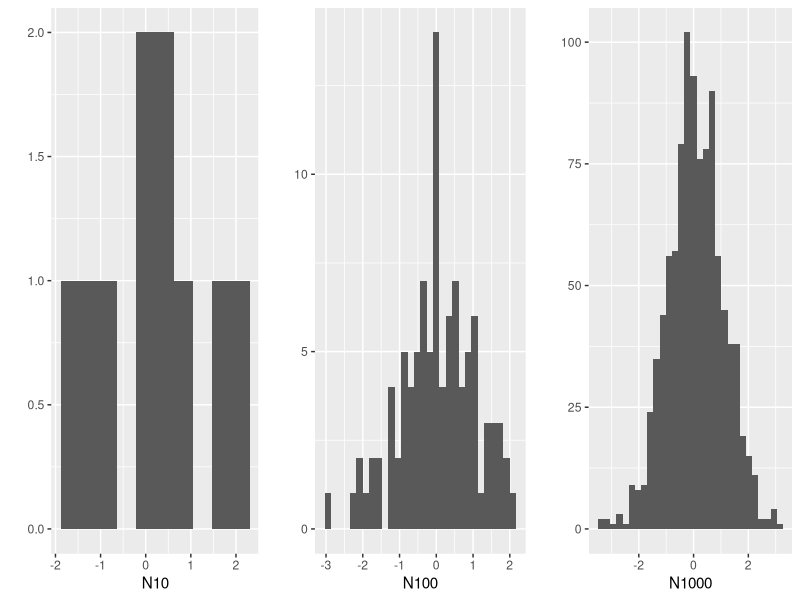
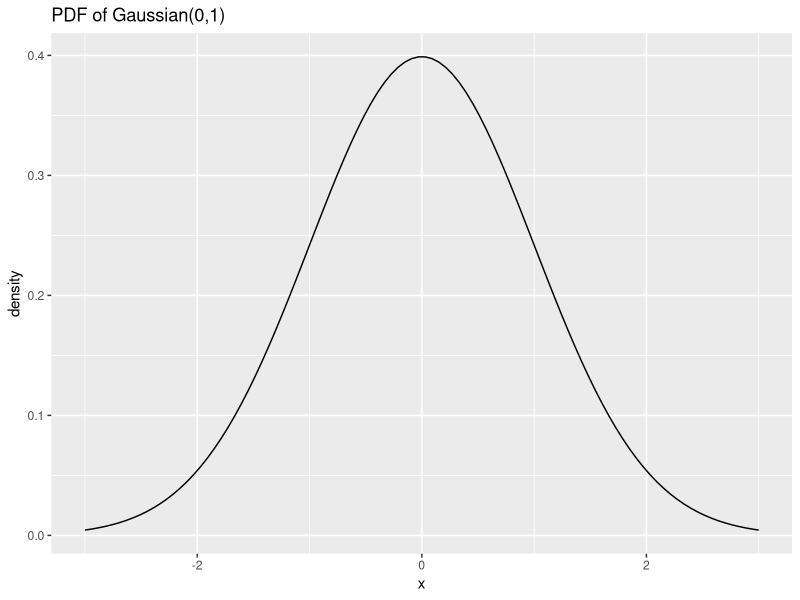
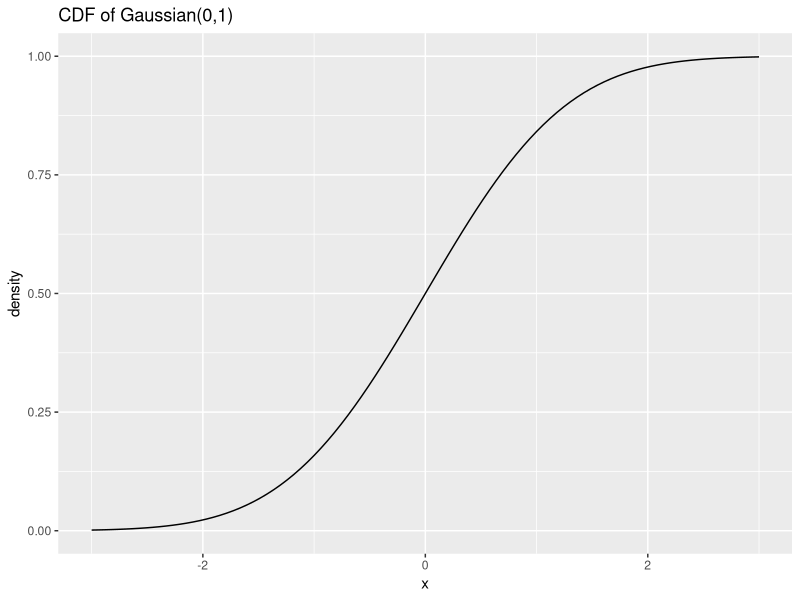
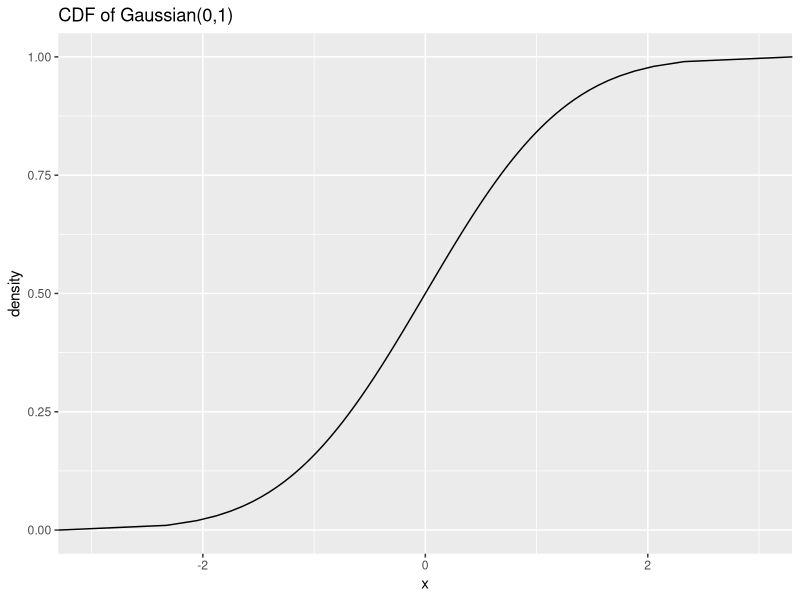

Source code (R) for these figures, in order:
## ---- chunk 1
knitr::opts_chunk$set(echo = TRUE, fig.height=3)
library(ggplot2)
library(gridExtra)
## ---- chunk 2
set.seed(21)
# 10 random draws from standard normal 
N10 <- rnorm(n = 10, mean = 0, sd = 1)
# 100 random draws from standard normal 
N100 <- rnorm(n = 100, mean = 0, sd = 1)
# 1000 random draws from standard normal 
N1000 <- rnorm(n = 1000, mean = 0, sd = 1)
# plot histogram of x_sim, follows a Gaussian(0,1)
n10 <- qplot(N10, geom="histogram", bins = 10)
n100 <- qplot(N100, geom="histogram", bins = 30)
n1000 <- qplot(N1000, geom="histogram", bins = 30)
grid.arrange(n10, n100, n1000, ncol = 3)
## ---- chunk 3
# create a vector of z-scores
x_seq <- seq(-3,3,length.out = 100)
# find normal densities at each x
f_x_seq <- dnorm(x_seq)
# plot 
qplot(x = x_seq, y = f_x_seq, geom = "line", 
      xlab = "x", ylab = "density", main = "PDF of Gaussian(0,1)")
## ---- chunk 4
pvalues <- pnorm(x_seq)
plt1 = qplot(x = x_seq, y = pvalues, geom = "line",
             xlab = "x", ylab = "density", main = "CDF of Gaussian(0,1)") + 
  xlim(c(-3,3))
plt1
## ---- chunk 5
quantiles <- seq(0, 1, by = .01)
qvalues <- qnorm(quantiles)
plt2 <- qplot(x = qvalues, y = quantiles, geom = "line",
              xlab = "x", ylab = "density", main = "CDF of Gaussian(0,1)") + 
  xlim(c(-3,3))
plt2
## ---- chunk 6
h <- function(x) 10*exp(-2*abs(x-5))
# calculate h(x) at each of the random points drawn from standard normal and then approximate E(h(X))
mean(h(N1000))
